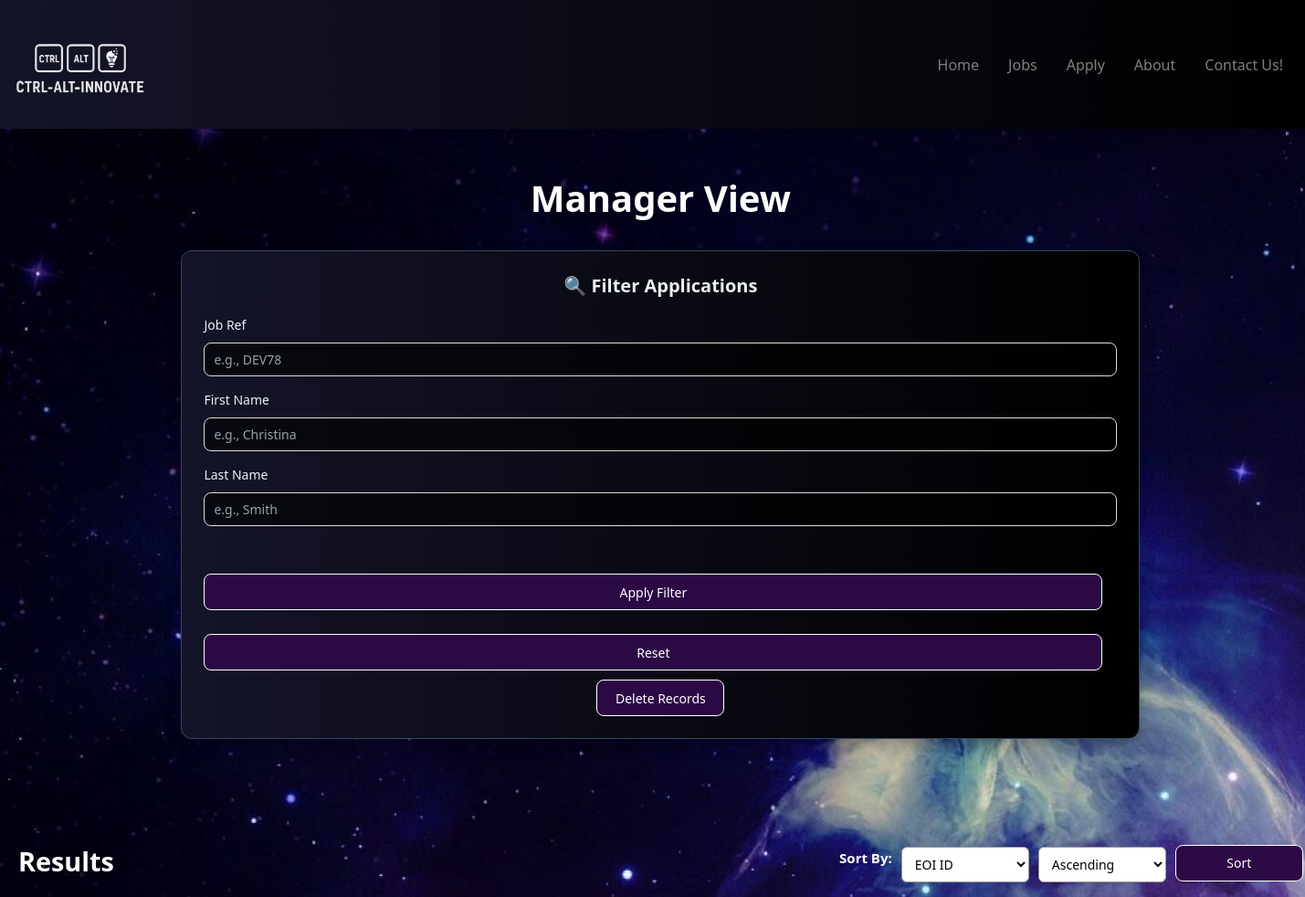
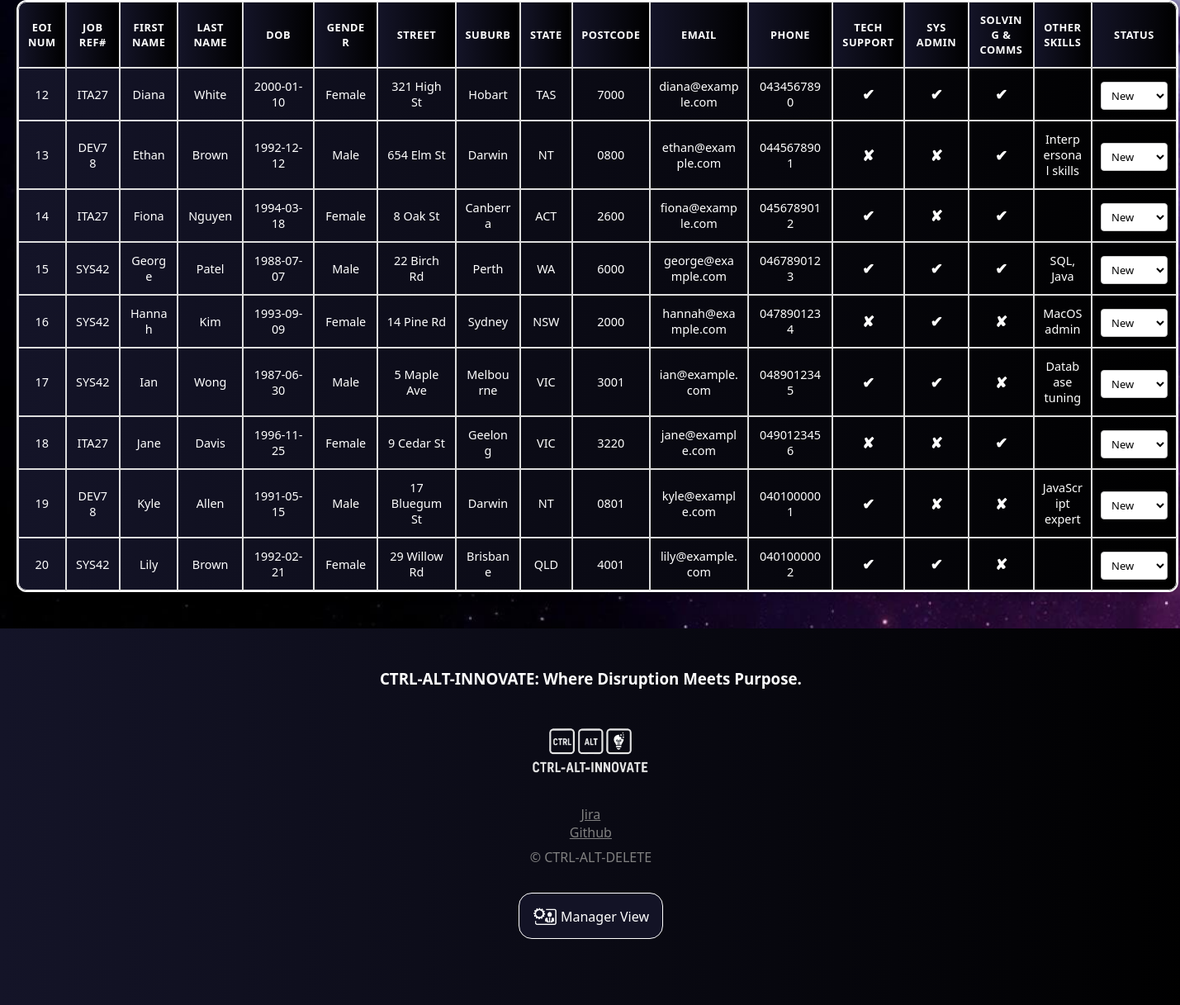
Page /manage.php (signed in) on the committed database (2 pictures, top to bottom).
### tables this page shows
CREATE TABLE `eoi` (
  `eoi_id` int(11) NOT NULL,
  `applicant_id` int(11) NOT NULL,
  `ref_id` varchar(10) NOT NULL,
  `status` enum('New','Current','Final') DEFAULT 'New'
);

CREATE TABLE `applicants` (
  `applicant_id` int(11) NOT NULL,
  `first_name` varchar(20) DEFAULT NULL,
  `last_name` varchar(20) DEFAULT NULL,
  `date_of_birth` date DEFAULT NULL,
  `gender` enum('Female','Male','Other') DEFAULT NULL,
  `street_address` varchar(40) DEFAULT NULL,
  `suburb` varchar(40) DEFAULT NULL,
  `state` enum('ACT','NSW','NT','QLD','SA','TAS','VIC','WA') DEFAULT NULL,
  `postcode` char(4) DEFAULT NULL,
  `email` varchar(50) DEFAULT NULL,
  `phone` varchar(12) DEFAULT NULL,
  `other_skills` text DEFAULT NULL
);

### manage.php (the view, shortened to what this page needs)
<?php
require_once "settings.php";
$delete_mode = false;
$query = "SELECT
    e.eoi_id,
    e.ref_id as job_reference,
    a.first_name,
    a.last_name,
    a.date_of_birth,
    a.gender,
    a.street_address,
    a.suburb,
    a.state,
    a.postcode,
    a.email,
    a.phone,
    a.other_skills,
    e.status,
    GROUP_CONCAT(s.skill_name ORDER BY s.skill_id SEPARATOR ', ') as skills_list,
    MAX(CASE WHEN s.skill_name = 'Technical Support' THEN 1 ELSE 0 END) as technical_support,
    MAX(CASE WHEN s.skill_name = 'System Administration' THEN 1 ELSE 0 END) as system_administration,
    MAX(CASE WHEN s.skill_name = 'Problem Solving and Communication' THEN 1 ELSE 0 END) as problem_solving_and_communication
FROM eoi e
JOIN applicants a ON e.applicant_id = a.applicant_id
LEFT JOIN applicant_skills aps ON a.applicant_id = aps.applicant_id
LEFT JOIN skills s ON aps.skill_id = s.skill_id";
$search_terms = [
    "job_reference" => "",
    "first_name" => "",
    "last_name" => "",
];
$status_options = ["New", "Current", "Final"];
$sortable_fields = [
    "e.eoi_id" => "EOI ID",
    "e.ref_id" => "Job Ref",
    "a.first_name" => "First Name",
    "a.last_name" => "Last Name",
    "a.suburb" => "Suburb",
    "a.state" => "State",
    "a.postcode" => "Postcode",
    "e.status" => "Status"
];
$current_sort_field = "e.eoi_id";
$current_sort_order = "ASC";
$query .= " GROUP BY e.eoi_id, e.ref_id, a.first_name, a.last_name, a.date_of_birth, a.gender, a.street_address, a.suburb, a.state, a.postcode, a.email, a.phone, a.other_skills, e.status";
$query .= " ORDER BY $current_sort_field $current_sort_order";
$stmt = mysqli_prepare($conn, $query);
mysqli_stmt_execute($stmt);
$result = mysqli_stmt_get_result($stmt);
?>
<!DOCTYPE html>
<html>
<head>
    <link rel="stylesheet" href="styles/styles.css">
</head>
<body>
    <?php include 'header.inc' ?>
    <div class="manage-page">
        <h2>Manager View</h2>
            <form method="post">
                <div class="filter-panel">
                    <h3>🔍 Filter Applications</h3>
                            <fieldset>
                                <div class="form-group">
                                    <label for="job_reference">Job Ref</label>
                                    <input type="text" name="job_reference" value="<?= htmlspecialchars($search_terms['job_reference']) ?>" placeholder="e.g., DEV78">
                                </div>
                                <div class="form-group">
                                    <label for="first_name">First Name</label>
                                    <input type="text" name="first_name" value="<?= htmlspecialchars($search_terms['first_name']) ?>" placeholder="e.g., Christina">
                                </div>
                                <div class="form-group">
                                    <label for="last_name">Last Name</label>
                                    <input type="text" name="last_name" value="<?= htmlspecialchars($search_terms['last_name']) ?>" placeholder="e.g., Smith">
                                </div>
                            </fieldset>
                    <div class="buttons-row">
                        <input type="submit" value="Apply Filter" class="submit-btn" name="run_query">
                        <input type="submit" value="Reset" class="submit-btn" name="reset_filters">
                        <?php if (!$delete_mode): ?>
                            <button type="submit" name="toggle_delete_mode" value="1" class="submit-btn">
                                Delete Records
                            </button>
                        <?php endif; ?>
                    </div>
                </div>
                <br><br>
                <div class="results-header">
                    <h3>Results</h3>
                    <div class="sort-controls">
                        <label for="sort_field"><strong>Sort By:</strong></label>
                        <select name="sort_field" class="sort-dropdown">
                        <?php
                        foreach ($sortable_fields as $field => $label) {
                            $selected = ($current_sort_field == $field) ? "selected" : "";
                            echo "<option value=\"$field\" $selected>$label</option>";
                        }
                        ?>
                        </select>
                        <select name="sort_order" class="sort-dropdown">
                            <option value="ASC" <?= ($current_sort_order == 'ASC') ? 'selected' : '' ?>>Ascending</option>
                        </select>
                        <button type="submit" name="run_query" class="sort-btn">Sort</button>
                    </div>
                </div>
                <?php if ($result && mysqli_num_rows($result) > 0): ?>
                    <table>
                        <tr>
                            <th>EOI Num</th>
                            <th>Job Ref#</th>
                            <th>First Name</th>
                            <th>Last Name</th>
                            <th>DOB</th>
                            <th>Gender</th>
                            <th>Street</th>
                            <th>Suburb</th>
                            <th>State</th>
                            <th>Postcode</th>
                            <th>Email</th>
                            <th>Phone</th>
                            <th>Tech Support</th>
                            <th>Sys Admin</th>
                            <th>Solving & Comms</th>
                            <th>Other Skills</th>
                            <th>Status</th>
                        </tr>
                        <?php while ($row = mysqli_fetch_assoc($result)): ?>
                            <tr>
                                <td><?= htmlspecialchars($row["eoi_id"]) ?></td>
                                <td><?= htmlspecialchars($row["job_reference"]) ?></td>
                                <td><?= htmlspecialchars($row["first_name"]) ?></td>
                                <td><?= htmlspecialchars($row["last_name"]) ?></td>
                                <td><?= htmlspecialchars($row["date_of_birth"]) ?></td>
                                <td><?= htmlspecialchars($row["gender"]) ?></td>
                                <td><?= htmlspecialchars($row["street_address"]) ?></td>
                                <td><?= htmlspecialchars($row["suburb"]) ?></td>
                                <td><?= htmlspecialchars($row["state"]) ?></td>
                                <td><?= htmlspecialchars($row["postcode"]) ?></td>
                                <td><?= htmlspecialchars($row["email"]) ?></td>
                                <td><?= htmlspecialchars($row["phone"]) ?></td>
                                <td class="check_cross"><?= $row["technical_support"] ? '&#10004;' : '&#10008;'; ?></td>
                                <td class="check_cross"><?= $row["system_administration"] ? '&#10004;' : '&#10008;'; ?></td>
                                <td class="check_cross"><?= $row["problem_solving_and_communication"] ? '&#10004;' : '&#10008;'; ?></td>
                                <td><?= htmlspecialchars($row["other_skills"]) ?></td>
                                <td>
                                    <select class="status-dropdown" name="status_update[<?= $row["eoi_id"] ?>]">
                                        <?php foreach ($status_options as $status):
                                            $selected = ($row["status"] === $status) ? "selected" : "";
                                        ?>
                                            <option value="<?= $status ?>" <?= $selected ?>><?= $status ?></option>
                                        <?php endforeach; ?>
                                    </select>
                                </td>
                            </tr>
                        <?php endwhile; ?>
                    </table>
                <?php else: ?>
                    <p>No results found.</p>
                <?php endif; ?>
            </form>
    </div>
    <?php include 'footer.inc' ?>
</body>
</html>

### header.inc
<header>
    <nav>
        <a class="logo-icon" href="index.php"><img src="images/logo.png" alt="CTRL-ALT-INNOVATE Logo"></a>
        <div class="nav-options">
            <a href="index.php">Home</a>
            <a href="jobs.php">Jobs</a>
            <a href="apply.php">Apply</a>
            <a href="about.php">About</a>
            <a href="mailto:test@test.com">Contact Us!</a>
        </div>
    </nav>
</header>

### footer.inc
<footer>
<h3>CTRL-ALT-INNOVATE: Where Disruption Meets Purpose.</h3>
<a class="logo-icon" href="index.php"><img src="images/logo.png" alt="CTRL-ALT-INNOVATE Logo"></a>
<div class="footer-links">
    <a href="https://trisdinning.atlassian.net/jira/software/projects/MOR/summary" target="_blank">Jira</a>
    <a href="https://github.com/Dynamicarian/CTRL-ALT-INNOVATE" target="_blank">Github</a>
    <p>&#169; CTRL-ALT-DELETE</p>
</div>
<div class="manager-button-container">
    <a href="login.php" class="manager_page_button">
    <img src="images/manager-icon.png" alt="Manager Icon" class="manager-icon">
    Manager View
    </a>
</div>
</footer>

### rows in the picture
eoi: eoi_id "12", ref "ITA27", applicant.first_name "Diana", applicant.last_name "White", applicant.date_of_birth "2000-01-10", applicant.gender "Female", applicant.street_address "321 High St", applicant.suburb "Hobart", applicant.state "TAS", applicant.postcode "7000", applicant.email "diana@example.com", applicant.phone "0434567890", eoi_id "New"
eoi: eoi_id "13", ref "DEV78", applicant.first_name "Ethan", applicant.last_name "Brown", applicant.date_of_birth "1992-12-12", applicant.gender "Male", applicant.street_address "654 Elm St", applicant.suburb "Darwin", applicant.state "NT", applicant.postcode "0800", applicant.email "ethan@example.com", applicant.phone "0445678901", applicant.other_skills "Interpersonal skills", eoi_id "New"
eoi: eoi_id "14", ref "ITA27", applicant.first_name "Fiona", applicant.last_name "Nguyen", applicant.date_of_birth "1994-03-18", applicant.gender "Female", applicant.street_address "8 Oak St", applicant.suburb "Canberra", applicant.state "ACT", applicant.postcode "2600", applicant.email "fiona@example.com", applicant.phone "0456789012", eoi_id "New"
eoi: eoi_id "15", ref "SYS42", applicant.first_name "George", applicant.last_name "Patel", applicant.date_of_birth "1988-07-07", applicant.gender "Male", applicant.street_address "22 Birch Rd", applicant.suburb "Perth", applicant.state "WA", applicant.postcode "6000", applicant.email "george@example.com", applicant.phone "0467890123", applicant.other_skills "SQL, Java", eoi_id "New"
eoi: eoi_id "16", ref "SYS42", applicant.first_name "Hannah", applicant.last_name "Kim", applicant.date_of_birth "1993-09-09", applicant.gender "Female", applicant.street_address "14 Pine Rd", applicant.suburb "Sydney", applicant.state "NSW", applicant.postcode "2000", applicant.email "hannah@example.com", applicant.phone "0478901234", applicant.other_skills "MacOS admin", eoi_id "New"
eoi: eoi_id "17", ref "SYS42", applicant.first_name "Ian", applicant.last_name "Wong", applicant.date_of_birth "1987-06-30", applicant.gender "Male", applicant.street_address "5 Maple Ave", applicant.suburb "Melbourne", applicant.state "VIC", applicant.postcode "3001", applicant.email "ian@example.com", applicant.phone "0489012345", applicant.other_skills "Database tuning", eoi_id "New"
eoi: eoi_id "18", ref "ITA27", applicant.first_name "Jane", applicant.last_name "Davis", applicant.date_of_birth "1996-11-25", applicant.gender "Female", applicant.street_address "9 Cedar St", applicant.suburb "Geelong", applicant.state "VIC", applicant.postcode "3220", applicant.email "jane@example.com", applicant.phone "0490123456", eoi_id "New"
eoi: eoi_id "19", ref "DEV78", applicant.first_name "Kyle", applicant.last_name "Allen", applicant.date_of_birth "1991-05-15", applicant.gender "Male", applicant.street_address "17 Bluegum St", applicant.suburb "Darwin", applicant.state "NT", applicant.postcode "0801", applicant.email "kyle@example.com", applicant.phone "0401000001", applicant.other_skills "JavaScript expert", eoi_id "New"
eoi: eoi_id "20", ref "SYS42", applicant.first_name "Lily", applicant.last_name "Brown", applicant.date_of_birth "1992-02-21", applicant.gender "Female", applicant.street_address "29 Willow Rd", applicant.suburb "Brisbane", applicant.state "QLD", applicant.postcode "4001", applicant.email "lily@example.com", applicant.phone "0401000002", eoi_id "New"

### other values in the picture
form field sort_field "EOI ID"
